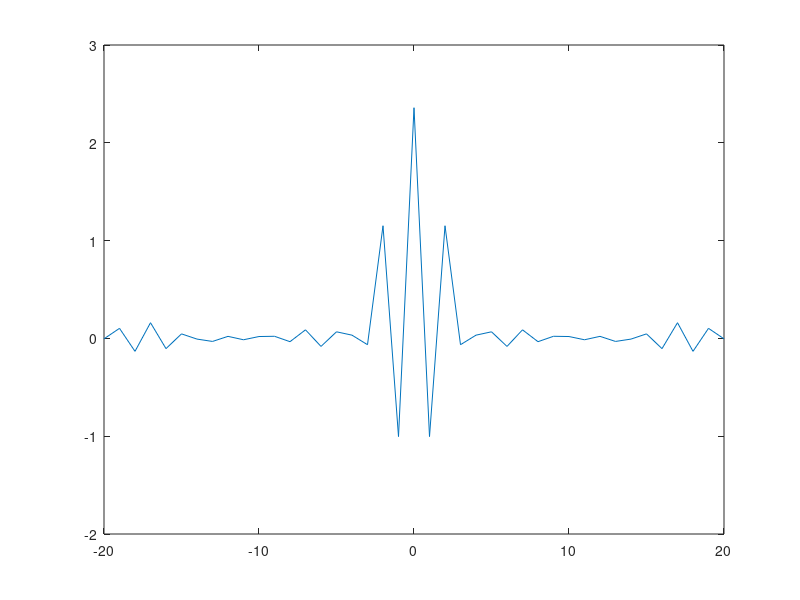

The MATLAB source for this figure: (Note: this script raises an error after producing the figure.)
%% 3.1 Estimation of expected value, covariance fucntion and spectral density
clear all
clc
load input_files/data1.mat
plot(data1.x)
m = mean(data1.x);
sigma = std(data1.x);
n = length(data1.x);
ts = tinv([0.025  0.975],n-1); 
interval = m + ts * sigma/sqrt(n)

%% 3.2 Estimation of the covariance function
clear all
clc
load input_files/covProc.mat
k = 1;
plot(covProc(1:end-k),covProc(k+1:end),'.')
[ycov,lags]=xcov(covProc,20,'biased')
plot(lags,ycov)


%% 3.3 Specturm estimate of a sum of harmonics
clear all
clc
simuleraenkelsumma

%% 4.1 Keynotes and overtones
clear all
clc
load input_files/cello.mat
load input_files/trombone.mat
soundsc(cello.x)
spekgui

%% 4.2 Aliasing
clear all
clc 
load input_files/cello.mat
load input_files/trombone.mat
n = 2;
cello2.x = cello.x(1:n:end);
cello2.dt = cello.dt*n;
decimate(cello2.x,n) %anti aliasing using lowpass
trombone2.x = trombone.x(1:n:end);
trombone2.dt = trombone.dt*n;
spekgui
